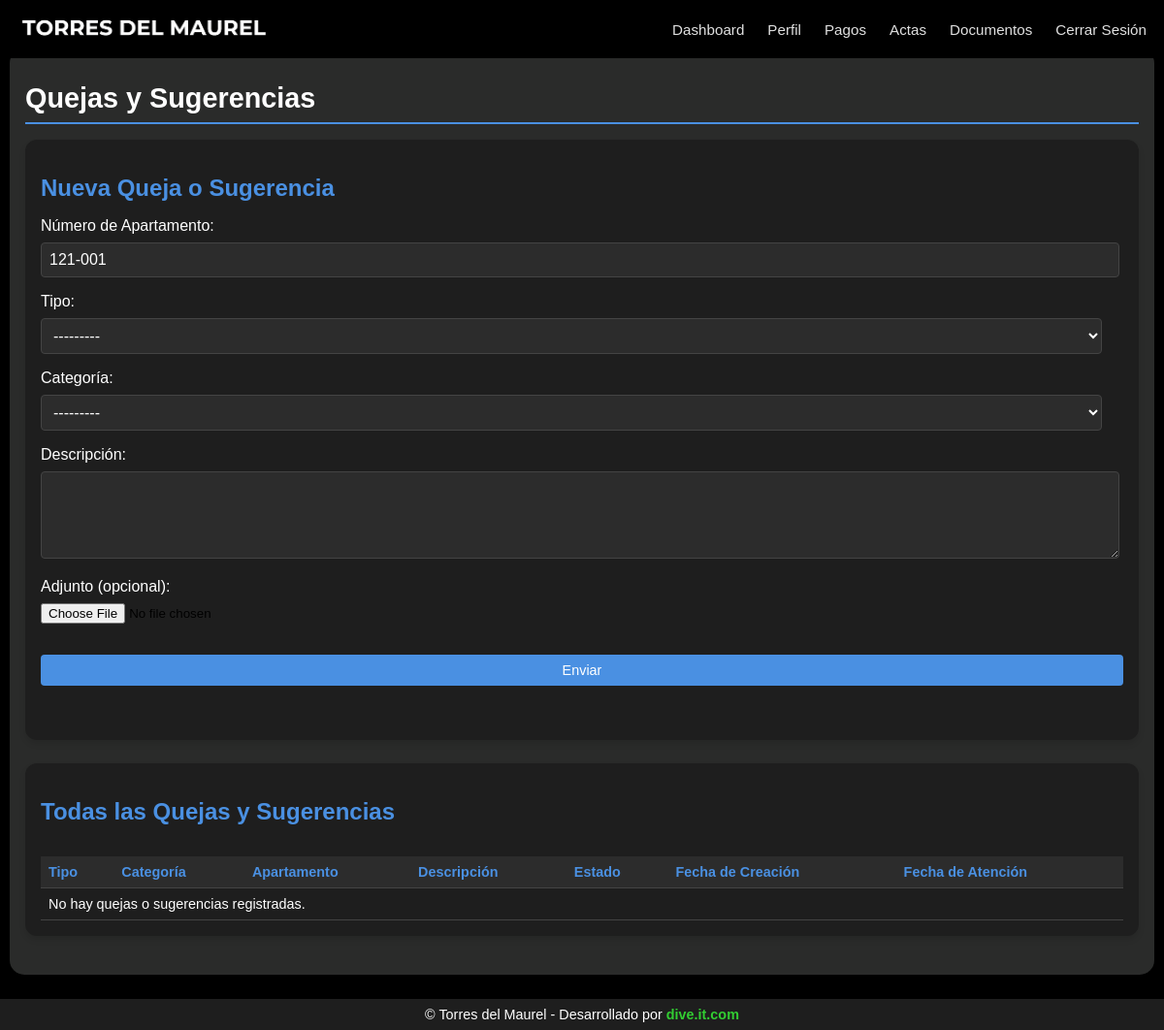
/qys/ (signed in), run on an earlier commit of the app's database.
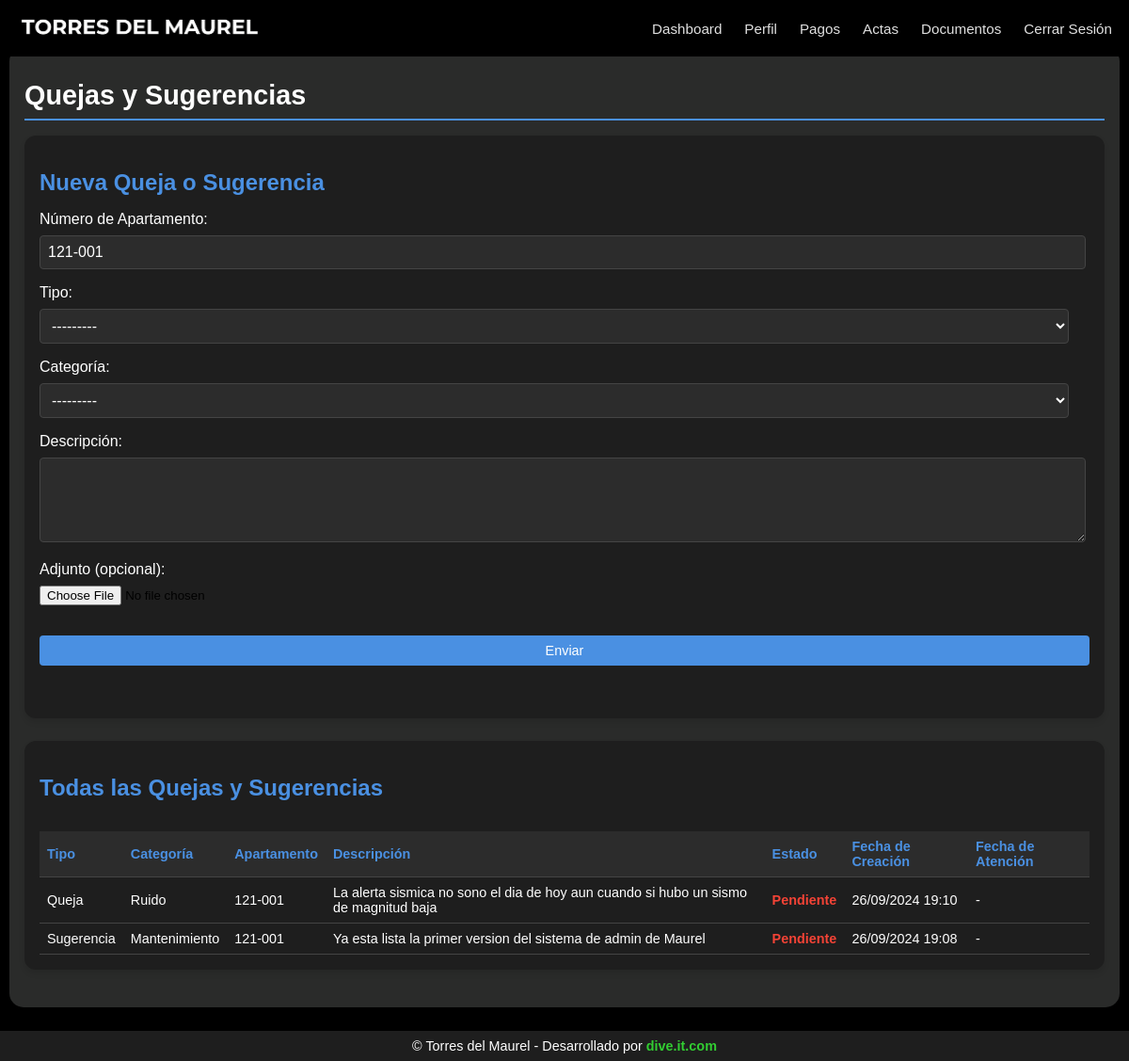
And on a later commit of the database.
### website/models.py (models this page shows, shortened)
class CustomUser(AbstractUser):
    apartment_number = models.CharField(max_length=7, unique=True)
    email = models.EmailField(unique=True)
    phone_number = models.CharField(max_length=15, blank=True, null=True)
    is_first_login = models.BooleanField(default=True)
    is_debtor = models.BooleanField(default=False)

class ComplaintSuggestion(models.Model):
    TYPE_CHOICES = [
        ('queja', 'Queja'),
        ('sugerencia', 'Sugerencia'),
    ]
    CATEGORY_CHOICES = [
        ('mantenimiento', 'Mantenimiento'),
        ('seguridad', 'Seguridad'),
        ('ruido', 'Ruido'),
        ('limpieza', 'Limpieza'),
        ('estacionamiento', 'Estacionamiento'),
        ('otro', 'Otro'),
    ]
    STATUS_CHOICES = [
        ('pendiente', 'Pendiente'),
        ('en_progreso', 'En Progreso'),
        ('atendido', 'Atendido'),
    ]
    user = models.ForeignKey(CustomUser, on_delete=models.CASCADE)
    apartment_number = models.CharField(max_length=10)
    type = models.CharField(max_length=10, choices=TYPE_CHOICES)
    category = models.CharField(max_length=20, choices=CATEGORY_CHOICES)
    description = models.TextField()
    attachment = models.FileField(upload_to='qys_attachments/', null=True, blank=True)
    status = models.CharField(max_length=20, choices=STATUS_CHOICES, default='pendiente')
    created_at = models.DateTimeField(auto_now_add=True)
    attended_at = models.DateTimeField(null=True, blank=True)
    updated_at = models.DateTimeField(auto_now=True)
    class Meta:
        ordering = ['-created_at']

### website/views.py (the view, shortened to what this page needs)
# urls.py: path('qys/', views.qys, name='qys'),
@login_required
def qys(request):
    form = ComplaintSuggestionForm(user=request.user)
    all_qys = ComplaintSuggestion.objects.all().order_by('-created_at')
    return render(request, 'qys.html', {'form': form, 'all_qys': all_qys})

### website/forms.py
class ComplaintSuggestionForm(forms.ModelForm):
    class Meta:
        model = ComplaintSuggestion
        fields = ['apartment_number', 'type', 'category', 'description', 'attachment']
        labels = {
            'apartment_number': 'Número de Apartamento',
            'type': 'Tipo',
            'category': 'Categoría',
            'description': 'Descripción',
            'attachment': 'Adjunto (opcional)',
        }
        widgets = {
            'description': forms.Textarea(attrs={'rows': 4}),
        }
    def __init__(self, *args, **kwargs):
        user = kwargs.pop('user', None)
        super().__init__(*args, **kwargs)
        if user and user.apartment_number:
            self.fields['apartment_number'].initial = user.apartment_number
            self.fields['apartment_number'].widget.attrs['readonly'] = True

### website/templates/qys.html (shortened to what this page needs)
{% extends "base.html" %}
{% load static %}
{% block extra_css %}
<link rel="stylesheet" href="{% static 'css/qys.css' %}">
{% endblock %}
{% block content %}
<div class="dashboard-container qys-container">
    <h1>Quejas y Sugerencias</h1>
    <div class="qys-form-section">
        <h2>Nueva Queja o Sugerencia</h2>
        <form id="qys-form" method="post">
            {% for field in form %}
            <div class="form-group">
                {{ field.label_tag }}
                {{ field }}
            </div>
            {% endfor %}
            <button type="submit" class="submit-btn">Enviar</button>
        </form>
        <div id="submission-status" class="submission-status"></div>
    </div>
    <div class="all-submissions">
        <h2>Todas las Quejas y Sugerencias</h2>
        <div class="table-responsive">
            <table class="qys-table">
                <thead>
                    <tr>
                        <th>Tipo</th>
                        <th>Categoría</th>
                        <th>Apartamento</th>
                        <th>Descripción</th>
                        <th>Estado</th>
                        <th>Fecha de Creación</th>
                        <th>Fecha de Atención</th>
                    </tr>
                </thead>
                <tbody id="qys-table-body">
                    {% for qys in all_qys %}
                    <tr>
                        <td data-label="Tipo">{{ qys.get_type_display }}</td>
                        <td data-label="Categoría">{{ qys.get_category_display }}</td>
                        <td data-label="Apartamento">{{ qys.apartment_number }}</td>
                        <td data-label="Descripción">{{ qys.description|truncatewords:20 }}</td>
                        <td data-label="Estado" class="status-{{ qys.status }}">{{ qys.get_status_display }}</td>
                        <td data-label="Fecha de Creación">{{ qys.created_at|date:"d/m/Y H:i" }}</td>
                        <td data-label="Fecha de Atención">{{ qys.attended_at|date:"d/m/Y H:i"|default:"-" }}</td>
                    </tr>
                    {% empty %}
                    <tr id="no-qys-row">
                        <td colspan="{% if user.is_staff %}8{% else %}7{% endif %}">No hay quejas o sugerencias registradas.</td>
                    </tr>
                    {% endfor %}
                </tbody>
            </table>
        </div>
    </div>
</div>
{% endblock %}

### website/templates/base.html (shortened to what this page needs)
<!DOCTYPE html>
<html lang="en">
<head>
    {% load static %}
    <link rel="stylesheet" href="{% static 'css/base.css' %}">
    {% block extra_css %}{% endblock %}
</head>
<body>
    <nav class="navbar">
        <div class="container navbar-content">
            <div class="navbar-left">
                <div class="logo-container">
                    <a href="{% url 'home' %}" class="logo-box">
                        <img src="{% static 'images/Maurel.png' %}" alt="Maurel_logo" class="logo">
                    </a>
                </div>
            </div>
            <div class="navbar-right navbar-menu">
                {% if user.is_authenticated %}
                    <a href="{% url 'dashboard' %}">Dashboard</a>
                    <a href="{% url 'profile' %}">Perfil</a>
                    <a href="{% url 'pagos' %}">Pagos</a>
                    <a href="{% url 'qys' %}">Actas</a>
                    <a href="{% url 'documentos' %}">Documentos</a>
                    <a href="{% url 'logout' %}">Cerrar Sesión</a>
                {% else %}
                    <a href="{% url 'login' %}">Iniciar Sesión</a>
                {% endif %}
            </div>
        </div>
    </nav>
    <div class="container" role="main">
        {% block content %}
        {% endblock %}
    </div>
    <footer>
        <div class="footer-content">
            © Torres del Maurel - Desarrollado por  <a class='dive-link' href='http://www.dive.it.com'> dive.it.com </a>
        </div>
    </footer>
</body>
</html>

### website/static/css/base.css (style rules this page uses)
body { font-family: Arial, sans-serif; background-color: black; margin: 0; padding: 0; }
.navbar { background-color: black; position: fixed; top: 0; left: 0; right: 0; z-index: 1000; }
.container { width: 100%; max-width: 1200px; margin: 0 auto; padding: 0 15px; box-sizing: border-box; }
.navbar-content { background-color: black; display: flex; justify-content: space-between; align-items: center; padding: 0.5rem 0; min-height: 60px; }
.logo-container { display: flex; align-items: center; }
.logo { max-height: 40px; }
.navbar-right { display: flex; gap: 0.5rem; }
.navbar-menu a { color: #e0e0e0; text-decoration: none; padding: 0.3rem 0.5rem; font-size: 0.95rem; transition: color 0.3s ease, background-color 0.3s ease; }
.footer-content { text-align: center; color: white; padding: 0.5rem 0; background-color: #1e1e1e; font-size: 0.9rem; }
.dive-link { color: #32CD32; text-decoration: none; font-weight: bold; transition: color 0.3s ease, text-shadow 0.3s ease; }
@media (max-width: 1200px) { .container { padding: 0 10px; } }

### website/static/css/qys.css (style rules this page uses)
.qys-container { padding: 1rem; margin: 50px auto 25px; max-width: 100%; background-color: #2A2B2A; border-radius: 15px; box-shadow: 0 10px 20px rgba(0, 0, 0, 0.2); }
h1, h2 { color: #ffffff; margin-bottom: 1rem; }
h1 { font-size: 1.8rem; border-bottom: 2px solid #4a90e2; padding-bottom: 0.5rem; }
h2 { font-size: 1.5rem; color: #4a90e2; }
.qys-form-section, .all-submissions { background-color: #1e1e1e; border-radius: 12px; padding: 1rem; margin-bottom: 1.5rem; box-shadow: 0 4px 6px rgba(0, 0, 0, 0.1); }
.form-group { margin-bottom: 1rem; }
.form-group label { display: block; margin-bottom: 0.5rem; color: #ffffff; }
.form-group input[type="text"], .form-group select, .form-group textarea { width: 98%; padding: 0.5rem; border: 1px solid #444; border-radius: 4px; background-color: #2c2c2c; color: #ffffff; font-size: 1rem; }
.submit-btn, .delete-btn { background-color: #4a90e2; color: #ffffff; border: none; padding: 0.5rem 1rem; border-radius: 4px; cursor: pointer; font-size: 0.9rem; transition: background-color 0.3s ease; }
.submit-btn { width: 100%; margin-top: 1rem; }
.submission-status { margin-top: 1rem; padding: 0.75rem; border-radius: 4px; font-weight: bold; }
.table-responsive { overflow-x: auto; }
.qys-table { width: 100%; border-collapse: collapse; margin-top: 1rem; font-size: 0.9rem; }
.qys-table th, .qys-table td { padding: 0.5rem; text-align: left; border-bottom: 1px solid #444; }
.qys-table th { background-color: #2c2c2c; color: #4a90e2; }
td { color: white; }
.status-pendiente { color: #f44336; font-weight: bold; }

What changed in the data, as far as the page shows it:
added ComplaintSuggestion: type "Queja", category "Ruido", apartment_number "121-001", description "La alerta sismica no sono el dia de hoy aun cuando si hubo un sismo de magnitud baja", status "Pendiente", created_at "26/09/2024 19:10", attended_at "-"
added ComplaintSuggestion: type "Sugerencia", category "Mantenimiento", apartment_number "121-001", description "Ya esta lista la primer version del sistema de admin de Maurel", status "Pendiente", created_at "26/09/2024 19:08", attended_at "-"
Also different on the page:
text no longer shown: "No hay quejas o sugerencias registradas."
